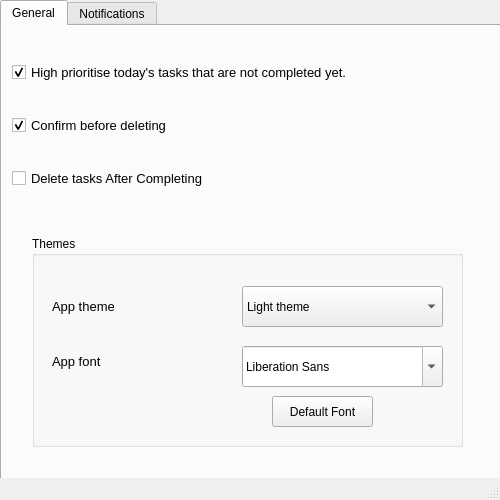
<?xml version="1.0" encoding="UTF-8"?>
<ui version="4.0">
 <class>SettingWindow</class>
 <widget class="QMainWindow" name="SettingWindow">
  <property name="geometry">
   <rect>
    <x>0</x>
    <y>0</y>
    <width>500</width>
    <height>500</height>
   </rect>
  </property>
  <property name="minimumSize">
   <size>
    <width>500</width>
    <height>500</height>
   </size>
  </property>
  <property name="maximumSize">
   <size>
    <width>500</width>
    <height>500</height>
   </size>
  </property>
  <property name="windowTitle">
   <string>Settings</string>
  </property>
  <widget class="QWidget" name="centralwidget">
   <property name="contextMenuPolicy">
    <enum>Qt::PreventContextMenu</enum>
   </property>
   <widget class="QTabWidget" name="SettingTabWidget">
    <property name="geometry">
     <rect>
      <x>0</x>
      <y>0</y>
      <width>511</width>
      <height>511</height>
     </rect>
    </property>
    <property name="currentIndex">
     <number>0</number>
    </property>
    <widget class="QWidget" name="GeneralTab">
     <attribute name="title">
      <string>General</string>
     </attribute>
     <widget class="QWidget" name="verticalLayoutWidget">
      <property name="geometry">
       <rect>
        <x>10</x>
        <y>10</y>
        <width>471</width>
        <height>181</height>
       </rect>
      </property>
      <layout class="QVBoxLayout" name="verticalLayout">
       <property name="sizeConstraint">
        <enum>QLayout::SetDefaultConstraint</enum>
       </property>
       <item>
        <widget class="QCheckBox" name="HighPrioritise">
         <property name="enabled">
          <bool>true</bool>
         </property>
         <property name="minimumSize">
          <size>
           <width>469</width>
           <height>20</height>
          </size>
         </property>
         <property name="font">
          <font>
           <pointsize>10</pointsize>
          </font>
         </property>
         <property name="autoFillBackground">
          <bool>false</bool>
         </property>
         <property name="text">
          <string>High prioritise today's tasks that are not completed yet.</string>
         </property>
         <property name="checked">
          <bool>true</bool>
         </property>
        </widget>
       </item>
       <item>
        <widget class="QCheckBox" name="ConfirmDel">
         <property name="minimumSize">
          <size>
           <width>450</width>
           <height>0</height>
          </size>
         </property>
         <property name="font">
          <font>
           <pointsize>10</pointsize>
          </font>
         </property>
         <property name="text">
          <string>Confirm before deleting</string>
         </property>
         <property name="checked">
          <bool>true</bool>
         </property>
        </widget>
       </item>
       <item>
        <widget class="QCheckBox" name="DelAfterComplete">
         <property name="sizePolicy">
          <sizepolicy hsizetype="Expanding" vsizetype="Fixed">
           <horstretch>0</horstretch>
           <verstretch>0</verstretch>
          </sizepolicy>
         </property>
         <property name="font">
          <font>
           <pointsize>10</pointsize>
          </font>
         </property>
         <property name="text">
          <string>Delete tasks After Completing</string>
         </property>
        </widget>
       </item>
      </layout>
     </widget>
     <widget class="QGroupBox" name="ThemesGB">
      <property name="geometry">
       <rect>
        <x>30</x>
        <y>210</y>
        <width>431</width>
        <height>211</height>
       </rect>
      </property>
      <property name="title">
       <string>Themes</string>
      </property>
      <widget class="QComboBox" name="ThemeComboBox">
       <property name="geometry">
        <rect>
         <x>210</x>
         <y>50</y>
         <width>201</width>
         <height>41</height>
        </rect>
       </property>
       <item>
        <property name="text">
         <string>Light theme</string>
        </property>
       </item>
       <item>
        <property name="text">
         <string>Dark theme</string>
        </property>
       </item>
      </widget>
      <widget class="QFontComboBox" name="FontComboBox">
       <property name="geometry">
        <rect>
         <x>210</x>
         <y>110</y>
         <width>201</width>
         <height>41</height>
        </rect>
       </property>
       <property name="fontFilters">
        <set>QFontComboBox::ScalableFonts</set>
       </property>
      </widget>
      <widget class="QLabel" name="MainWinThemeLB">
       <property name="geometry">
        <rect>
         <x>20</x>
         <y>55</y>
         <width>181</width>
         <height>31</height>
        </rect>
       </property>
       <property name="font">
        <font>
         <pointsize>10</pointsize>
        </font>
       </property>
       <property name="text">
        <string>App theme</string>
       </property>
      </widget>
      <widget class="QLabel" name="MainWinFontLB">
       <property name="geometry">
        <rect>
         <x>20</x>
         <y>110</y>
         <width>171</width>
         <height>31</height>
        </rect>
       </property>
       <property name="font">
        <font>
         <pointsize>10</pointsize>
        </font>
       </property>
       <property name="text">
        <string>App font</string>
       </property>
      </widget>
      <widget class="QPushButton" name="DefaultFontButton">
       <property name="geometry">
        <rect>
         <x>240</x>
         <y>160</y>
         <width>101</width>
         <height>31</height>
        </rect>
       </property>
       <property name="text">
        <string>Default Font</string>
       </property>
      </widget>
     </widget>
    </widget>
    <widget class="QWidget" name="NotifTab">
     <attribute name="title">
      <string>Notifications</string>
     </attribute>
     <widget class="QWidget" name="verticalLayoutWidget_2">
      <property name="geometry">
       <rect>
        <x>20</x>
        <y>30</y>
        <width>451</width>
        <height>61</height>
       </rect>
      </property>
      <layout class="QVBoxLayout" name="verticalLayout_2">
       <item>
        <widget class="QCheckBox" name="DueTodayNotif">
         <property name="font">
          <font>
           <pointsize>10</pointsize>
          </font>
         </property>
         <property name="text">
          <string>Due Today Notification</string>
         </property>
         <property name="checked">
          <bool>true</bool>
         </property>
        </widget>
       </item>
      </layout>
     </widget>
     <widget class="QWidget" name="horizontalLayoutWidget">
      <property name="geometry">
       <rect>
        <x>19</x>
        <y>89</y>
        <width>451</width>
        <height>71</height>
       </rect>
      </property>
      <layout class="QHBoxLayout" name="horizontalLayout_3">
       <item>
        <widget class="QLabel" name="DueTodayLB">
         <property name="font">
          <font>
           <pointsize>9</pointsize>
          </font>
         </property>
         <property name="text">
          <string>Time of Due Today notification</string>
         </property>
        </widget>
       </item>
       <item>
        <widget class="QTimeEdit" name="SetDueTodayTime"/>
       </item>
      </layout>
     </widget>
     <widget class="QGroupBox" name="groupBox">
      <property name="geometry">
       <rect>
        <x>20</x>
        <y>170</y>
        <width>271</width>
        <height>251</height>
       </rect>
      </property>
      <property name="font">
       <font>
        <pointsize>9</pointsize>
       </font>
      </property>
      <property name="title">
       <string>Reminders</string>
      </property>
      <widget class="QWidget" name="verticalLayoutWidget_3">
       <property name="geometry">
        <rect>
         <x>10</x>
         <y>40</y>
         <width>256</width>
         <height>201</height>
        </rect>
       </property>
       <layout class="QVBoxLayout" name="verticalLayout_3" stretch="4">
        <item>
         <layout class="QVBoxLayout" name="verticalLayout_4">
          <item>
           <layout class="QFormLayout" name="formLayout">
            <item row="2" column="0">
             <widget class="QLabel" name="ReminderTimeLabel">
              <property name="text">
               <string>Hours before Due Date</string>
              </property>
             </widget>
            </item>
            <item row="2" column="1">
             <widget class="QSpinBox" name="ReminderTime"/>
            </item>
            <item row="3" column="0">
             <spacer name="verticalSpacer">
              <property name="orientation">
               <enum>Qt::Vertical</enum>
              </property>
              <property name="sizeHint" stdset="0">
               <size>
                <width>20</width>
                <height>40</height>
               </size>
              </property>
             </spacer>
            </item>
            <item row="1" column="0">
             <spacer name="verticalSpacer_4">
              <property name="orientation">
               <enum>Qt::Vertical</enum>
              </property>
              <property name="sizeHint" stdset="0">
               <size>
                <width>20</width>
                <height>40</height>
               </size>
              </property>
             </spacer>
            </item>
           </layout>
          </item>
          <item>
           <widget class="QCheckBox" name="EnableTasksRem">
            <property name="text">
             <string>Enable Tasks reminder</string>
            </property>
            <property name="checked">
             <bool>true</bool>
            </property>
           </widget>
          </item>
          <item>
           <spacer name="verticalSpacer_2">
            <property name="orientation">
             <enum>Qt::Vertical</enum>
            </property>
            <property name="sizeHint" stdset="0">
             <size>
              <width>20</width>
              <height>40</height>
             </size>
            </property>
           </spacer>
          </item>
          <item>
           <widget class="QCheckBox" name="EnableEventRem">
            <property name="text">
             <string>Enable Event reminder</string>
            </property>
            <property name="checked">
             <bool>true</bool>
            </property>
           </widget>
          </item>
          <item>
           <spacer name="verticalSpacer_3">
            <property name="orientation">
             <enum>Qt::Vertical</enum>
            </property>
            <property name="sizeHint" stdset="0">
             <size>
              <width>20</width>
              <height>40</height>
             </size>
            </property>
           </spacer>
          </item>
          <item>
           <widget class="QCheckBox" name="EnableStdTechRem">
            <property name="text">
             <string>Enable Study Techniques reminder</string>
            </property>
            <property name="checked">
             <bool>true</bool>
            </property>
           </widget>
          </item>
         </layout>
        </item>
       </layout>
      </widget>
     </widget>
    </widget>
   </widget>
  </widget>
  <widget class="QMenuBar" name="menubar">
   <property name="geometry">
    <rect>
     <x>0</x>
     <y>0</y>
     <width>500</width>
     <height>26</height>
    </rect>
   </property>
  </widget>
  <widget class="QStatusBar" name="statusbar"/>
 </widget>
 <resources/>
 <connections/>
</ui>
